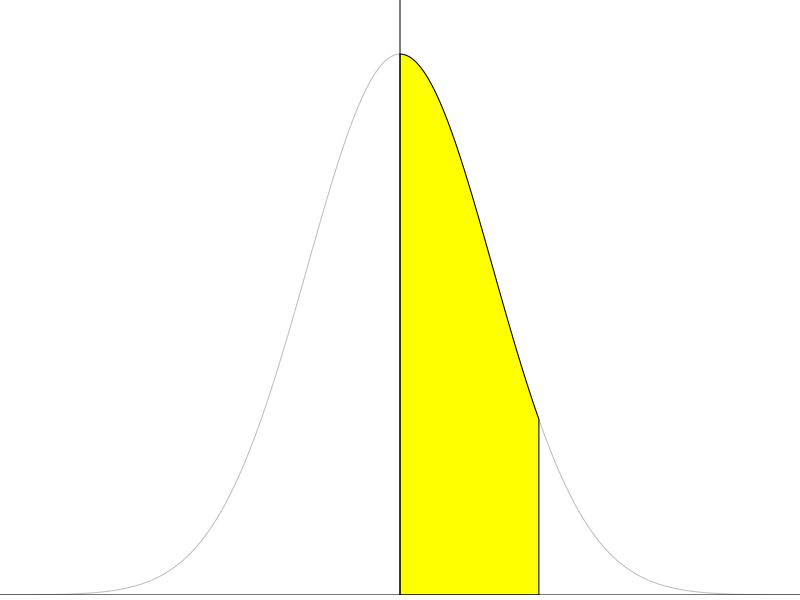
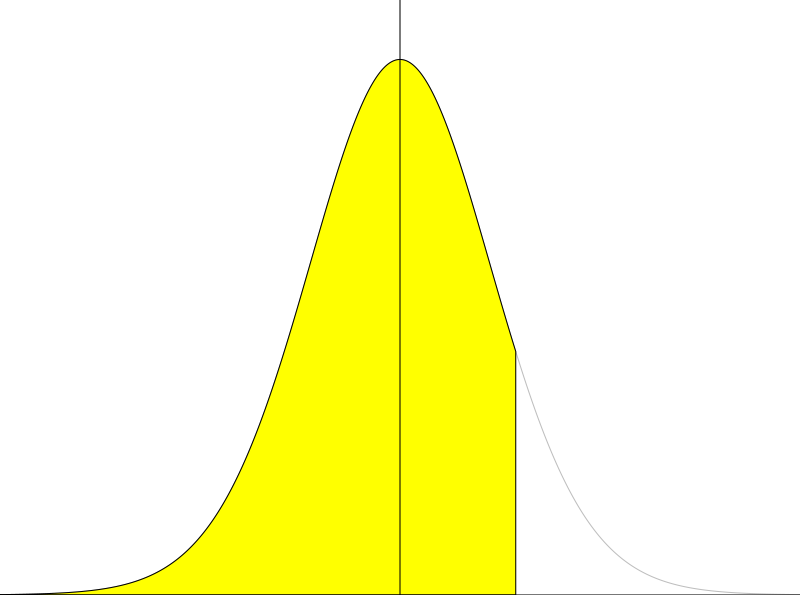

Write the R code that produced these figures, in order.
## ---- chunk 1
#| include: false
library(knitr)
## ---- chunk 2
#| echo: false
#| fig-dpi: 300
#| fig-width: 5
#| fig-height: 2
#| out-width: 60%

par(mai = c(0.05, 0, 0, 0))
z <- seq(0, 1.5, length.out = 1000)
z0 <- seq(-5, 5, length.out = 1000)
plot(0, type = "n", xlim = c(-4, 4), ylim = c(0, dnorm(0) * 1.1), axes = FALSE, yaxs = "i", xlab = "", ylab = "")
lines(x = z0, y = dnorm(z0), col = "gray")
polygon(x = c(z, rev(z)), y = c(dnorm(z), rep(0, length(z))), col = "yellow")
abline(h = 0, v = 0, col = "black")
## ---- chunk 3
#| echo: false
#| results: asis
Tab71.1 <- outer(seq(0, 3.9, by = 0.1), seq(0, 9), \(x, y) {
  (pnorm(x + y / 100) - pnorm(0)) |> 
    sprintf(fmt = "%.4f")
})

Tab71.1 <- cbind(paste0("<b>", sprintf(fmt = "%.1f", seq(0, 3.9, by = 0.1)), "</b>"), Tab71.1)
colnames(Tab71.1) <- c("<i>z</i> = (<i>x</i> &minus; <i>&mu;</i>)/<i>&sigma;</i>", seq(0, 9))

kable(Tab71.1, align = "c", format = "html", escape = FALSE, table.attr = "id=\"BirdTable\"")
## ---- chunk 4
#| echo: false
#| fig-dpi: 300
#| fig-width: 5
#| fig-height: 2
#| out-width: 60%

par(mai = c(0.05, 0, 0, 0))
t <- seq(-6, 1.25, length.out = 1000)
t0 <- seq(min(t), max(abs(t)), length.out = 1000)
plot(0, type = "n", xlim = c(-4, 4), ylim = c(0, dnorm(0) * 1.1), axes = FALSE, yaxs = "i", xlab = "", ylab = "")
lines(x = t0, y = dt(t0, 25), col = "gray")
polygon(x = c(t, rev(t)), y = c(dt(t, 25), rep(0, length(t))), col = "yellow")
abline(h = 0, v = 0, col = "black")
## ---- chunk 5
#| echo: false
#| results: asis

nu <- c(seq(1, 30), 40, 60, 120, Inf)
p <- c(0.995, 0.99, 0.975, 0.95, 0.9, 0.8, 0.75, 0.7, 0.6, 0.55)
Tab74.2 <- outer(nu, p, \(x, y) {
  qt(y, df = x) |> 
    sprintf(fmt = "%.2f")
})

Tab74.2 <- cbind(paste0("<b>", c(nu[1:(length(nu)-1)], "&infin;"), "</b>"), Tab74.2)
colnames(Tab74.2) <- c("<i>&nu;</i>", paste0("<i>t</i>*<sub><span class=\"ch-0\">", p, "</span></sub>"))

kable(Tab74.2, align = "c", format = "html", escape = FALSE, table.attr = "id=\"BirdTable\"")
